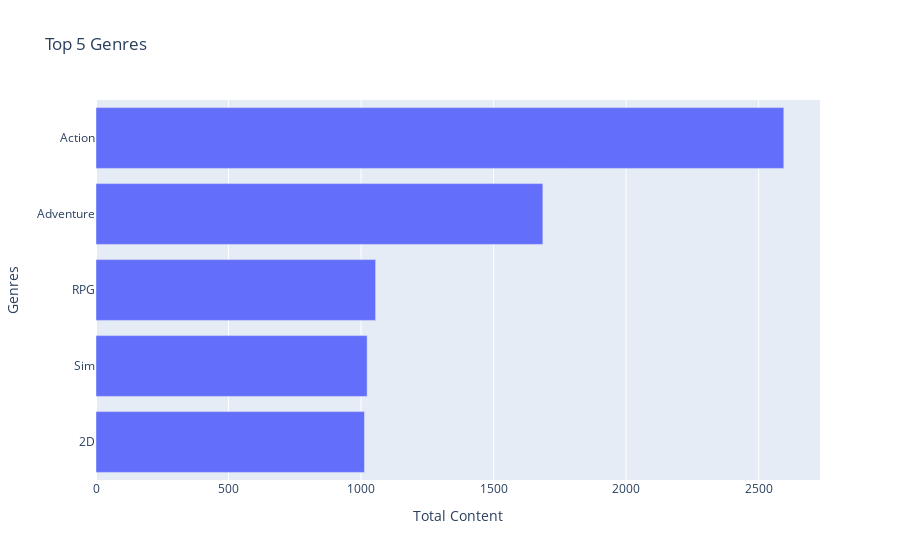
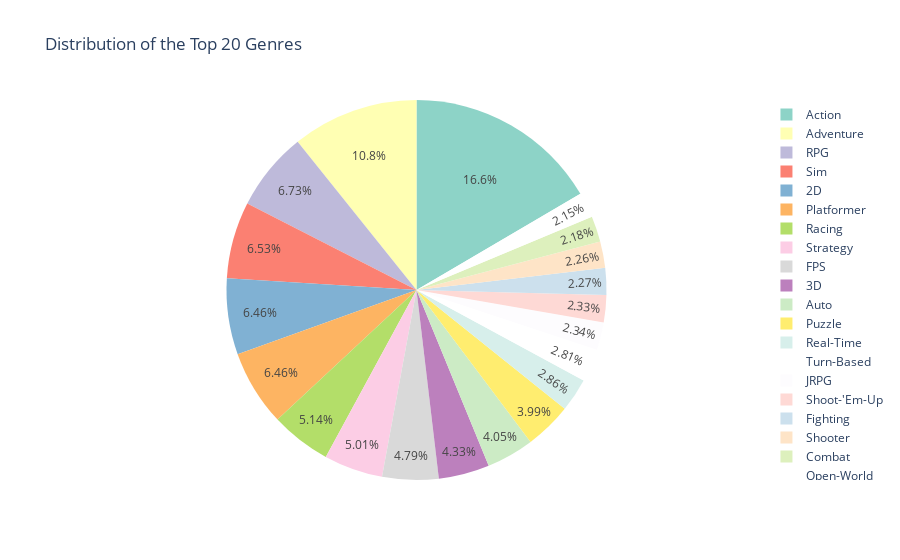

The notebook cell saved with these charts, in order:
### Markdown cell above
As shown by the Pie Chart, a majority of content released this year is rated T for Teen. What about genres?

### Code cell
df['Genres'] = df['Genres'].fillna('No Genre Specified') #Taking care of the NaN
filtered_genres = pd.DataFrame()
filtered_genres = df['Genres'].str.split(' ',expand=True).stack()
filtered_genres = filtered_genres.to_frame()
filtered_genres.columns=['Genres']
genres=filtered_genres.groupby(['Genres']).size().reset_index(name='Total Content')
genres=genres.sort_values(by=['Total Content'], ascending=False)
genresTop=genres.head()
genresTop=genresTop.sort_values(by=['Total Content'])
fig1=px.bar(genresTop, x='Total Content', y='Genres',  title='Top 5 Genres')
fig1.show()
genresTop20 = genres.head(20)
fig2 = px.pie(genresTop20,values='Total Content', names='Genres',title='Distribution of the Top 20 Genres', color_discrete_sequence=px.colors.qualitative.Set3)
fig2.show()

### Figure 1 — Plotly figure (JSON) as saved in the notebook; plotly's stock layout.template omitted (floating-point values rounded to 4 significant figures)
{"data": [{"alignmentgroup": "True", "hovertemplate": "Total Content=%{x}<br>Genres=%{y}<extra></extra>", "legendgroup": "", "marker": {"color": "#636efa", "pattern": {"shape": ""}}, "name": "", "offsetgroup": "", "orientation": "h", "showlegend": false, "textposition": "auto", "type": "bar", "x": [1013, 1023, 1055, 1686, 2595], "xaxis": "x", "y": ["2D", "Sim", "RPG", "Adventure", "Action"], "yaxis": "y"}], "layout": {"autosize": true, "barmode": "relative", "legend": {"tracegroupgap": 0}, "title": {"text": "Top 5 Genres"}, "xaxis": {"anchor": "y", "autorange": true, "domain": [0, 1], "range": [0, 2732.0], "title": {"text": "Total Content"}, "type": "linear"}, "yaxis": {"anchor": "x", "autorange": true, "domain": [0, 1], "range": [-0.5, 4.5], "title": {"text": "Genres"}, "type": "category"}}}

### Figure 2 — Plotly figure (JSON) as saved in the notebook; plotly's stock layout.template omitted (floating-point values rounded to 4 significant figures)
{"data": [{"domain": {"x": [0, 1], "y": [0, 1]}, "hovertemplate": "Genres=%{label}<br>Total Content=%{value}<extra></extra>", "labels": ["Action", "Adventure", "RPG", "Sim", "2D", "Platformer", "Racing", "Strategy", "FPS", "3D", "Auto", "Puzzle", "Real-Time", "Turn-Based", "JRPG", "Shoot-'Em-Up", "Fighting", "Shooter", "Combat", "Open-World"], "legendgroup": "", "name": "", "showlegend": true, "type": "pie", "values": [2595, 1686, 1055, 1023, 1013, 1013, 805, 786, 750, 678, 634, 626, 449, 440, 367, 365, 356, 354, 341, 337]}], "layout": {"autosize": true, "legend": {"tracegroupgap": 0}, "piecolorway": ["rgb(141,211,199)", "rgb(255,255,179)", "rgb(190,186,218)", "rgb(251,128,114)", "rgb(128,177,211)", "rgb(253,180,98)", "rgb(179,222,105)", "rgb(252,205,229)", "rgb(217,217,217)", "rgb(188,128,189)", "rgb(204,235,197)", "rgb(255,237,111)"], "title": {"text": "Distribution of the Top 20 Genres"}}}
